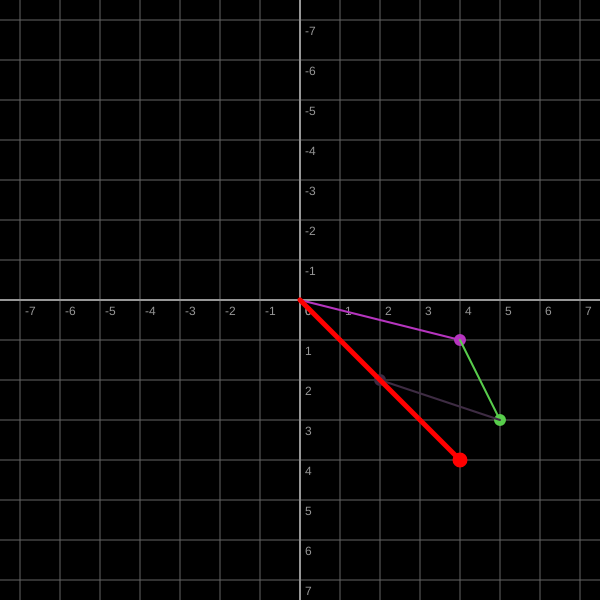
Frame 1 (no input)
Frame 2 (the mouse pressed at the canvas centre, redrawn once): identical to frame 1, image omitted

The p5.js sketch that drew this single still picture (run headless with seeded random() and noise() and a simulated clock; the mouse was pressed at the canvas centre and the sketch redrawn once):

// p5.js sketch
// ── sketch.js
// IMA NYU Shanghai
// The Nature of Code
// MOQN
// Feb 20 2017

var RESOLUTION = 40;
var currVector;

function setup() {
  createCanvas(600, 600);
  currVector = createVector(0, 0);

  // display vectors
  background(0);
  drawGrid();

  addVector(4, 1);
  addVector(1, 2);
  subVector(3, 1);
  multVector(2);
  
  drawSumVector();
}


function draw() {
  noLoop();
}








// Don't worry about the functions below

function addVector(x, y) {
  // calculation
  var newVector = createVector(x, y);
  var prevVector = currVector.copy();
  currVector.add(newVector);
  // display the result
  var c = color(random(255), random(255), random(255));
  stroke(c);
  strokeWeight(2);
  line(prevVector.x * RESOLUTION, prevVector.y * RESOLUTION,
    currVector.x * RESOLUTION, currVector.y * RESOLUTION);
  fill(c);
  ellipse(currVector.x * RESOLUTION, currVector.y * RESOLUTION, 10, 10);
}

function subVector(x, y) {
  // calculation
  var newVector = createVector(x, y);
  var prevVector = currVector.copy();
  currVector.sub(newVector);
  // display the result
  var c = color(random(255), random(255), random(255));
  stroke(c);
  strokeWeight(2);
  line(prevVector.x * RESOLUTION, prevVector.y * RESOLUTION,
    currVector.x * RESOLUTION, currVector.y * RESOLUTION);
  fill(c);
  ellipse(currVector.x * RESOLUTION, currVector.y * RESOLUTION, 10, 10);
}

function multVector(val) {
  // calculation
  var prevVector = currVector.copy();
  currVector.mult(val);
  // display the result
  var c = color(random(255), random(255), random(255));
  stroke(c);
  strokeWeight(2);
  line(prevVector.x * RESOLUTION, prevVector.y * RESOLUTION,
    currVector.x * RESOLUTION, currVector.y * RESOLUTION);
  fill(c);
  ellipse(currVector.x * RESOLUTION, currVector.y * RESOLUTION, 10, 10);
}

function divVector(val) {
  if (val === 0) {
    print("!!! Cannot divide by 0 !!!");
    return;
  }
  // calculation
  var prevVector = currVector.copy();
  currVector.div(val);
  // display the result
  var c = color(random(255), random(255), random(255));
  stroke(c);
  strokeWeight(2);
  line(prevVector.x * RESOLUTION, prevVector.y * RESOLUTION,
    currVector.x * RESOLUTION, currVector.y * RESOLUTION);
  fill(c);
  ellipse(currVector.x * RESOLUTION, currVector.y * RESOLUTION, 10, 10);
}

function drawSumVector() {
  var c = color(255, 0, 0);
  stroke(c);
  strokeWeight(5);
  line(0, 0, currVector.x * RESOLUTION, currVector.y * RESOLUTION);
  fill(c);
  ellipse(currVector.x * RESOLUTION, currVector.y * RESOLUTION, 10, 10);
  printVector(currVector);
}

function drawGrid() {
  translate(width / 2, height / 2);
  // lines on x
  for (var x = -width; x < width; x += RESOLUTION) {
    stroke(100);
    strokeWeight(1);
    line(x, -height, x, height);
    fill(150);
    noStroke();
    text(x / RESOLUTION, x + 5, 15);
  }
  // lines on y
  for (var y = -height; y < height; y += RESOLUTION) {
    stroke(100);
    strokeWeight(1);
    line(-width, y, width, y);
    fill(150);
    noStroke();
    text(y / RESOLUTION, 5, y + 15);
  }
  // draw the origin 
  stroke(150);
  strokeWeight(2);
  line(0, -height, 0, height);
  line(-width, 0, width, 0);
}

function printVector(v) {
  print("(" + v.x + ", " + v.y + ")");
}
